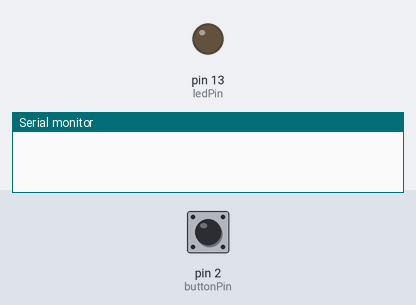
Bench run of a sketch on a simulated Arduino Uno, built with avr-gcc and run on an emulated ATmega328P. Shown: output pins drawn as LEDs (lit = HIGH), the last lines printed to the serial monitor. Inputs (shaded band) come from the test bench; at power-on: pin 2 (buttonPin) LOW.

Above: at 1.2 s.
1.3 s: pin 2 (buttonPin) pulled HIGH for 0.15 s
At 2.4 s:
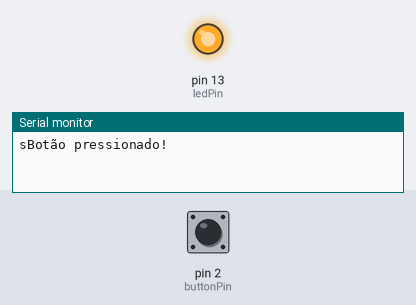
3.5 s: pin 2 (buttonPin) pulled HIGH for 1 s
At 5.2 s:
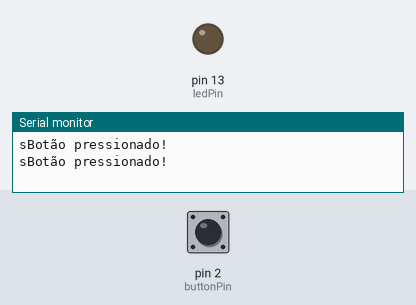
6.0 s: pin 2 (buttonPin) pulled HIGH for 3.2 s
At 6.7 s:
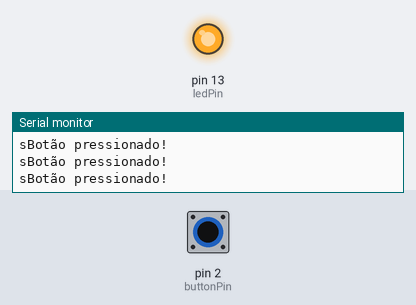
Timing chart, 0 to 9.0 s (numbered marks = the images above; inputs shaded):
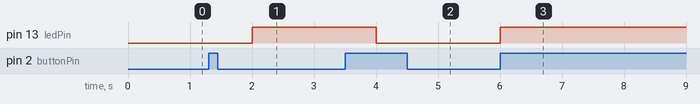

Measured:
- after the input at 1.3 s, pin 13 (ledPin): LOW → HIGH after 0.70 s
- after the input at 3.5 s, pin 13 (ledPin): HIGH → LOW after 0.50 s
- after the input at 6.0 s, pin 13 (ledPin): LOW → HIGH at once

The sketch:

ExemploInterrucao.ino
```cpp
const int buttonPin = 2;  // Pino onde o botão está conectado (usa interrupt 0)
const int ledPin = 13;    // Pino para o LED embutido
volatile bool ledState = false;   // Variável volátil para armazenar o estado do LED
volatile bool printSerial = false; // Flag para controlar o print serial

void setup() {
  pinMode(buttonPin, INPUT);   // Configura o pino do botão como entrada
  pinMode(ledPin, OUTPUT);     // Configura o pino do LED como saída
  Serial.begin(9600);          // Inicializa a comunicação serial para depuração

  // Associa a interrupção ao botão (Interrupt 0 no pino 2)
  attachInterrupt(digitalPinToInterrupt(buttonPin), toggleLED, RISING);
}

void loop() {
  // Escreve o estado do LED na saída
  digitalWrite(ledPin, ledState);

  // Verifica se a flag printSerial está ativa para imprimir a mensagem
  if (printSerial) {
    printSerial = false;  // Reseta a flag
    Serial.println("sBotão pressionado!");
  }

  delay(2000);  // Pausa de 2 segundos (para demonstrar que o código principal continua rodando)
}

// Função de interrupção (ISR) que será chamada quando o botão for pressionado
void toggleLED() {
  ledState = !ledState;  // Inverte o estado do LED
  printSerial = true;    // Define a flag para realizar o print no loop
}
```
